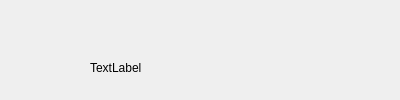
<?xml version="1.0" encoding="UTF-8"?>
<ui version="4.0">
 <class>base</class>
 <widget class="QFrame" name="base">
  <property name="geometry">
   <rect>
    <x>0</x>
    <y>0</y>
    <width>400</width>
    <height>100</height>
   </rect>
  </property>
  <property name="windowTitle">
   <string>Frame</string>
  </property>
  <property name="frameShape">
   <enum>QFrame::Shape::NoFrame</enum>
  </property>
  <widget class="QLabel" name="name_label">
   <property name="geometry">
    <rect>
     <x>90</x>
     <y>60</y>
     <width>58</width>
     <height>16</height>
    </rect>
   </property>
   <property name="text">
    <string>TextLabel</string>
   </property>
  </widget>
 </widget>
 <resources/>
 <connections/>
</ui>
